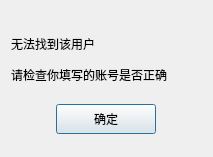
<?xml version="1.0" encoding="UTF-8"?>
<ui version="4.0">
 <class>FindFailedDialog</class>
 <widget class="QDialog" name="FindFailedDialog">
  <property name="geometry">
   <rect>
    <x>0</x>
    <y>0</y>
    <width>213</width>
    <height>157</height>
   </rect>
  </property>
  <property name="windowTitle">
   <string>Dialog</string>
  </property>
  <layout class="QVBoxLayout" name="verticalLayout">
   <item>
    <spacer name="verticalSpacer">
     <property name="orientation">
      <enum>Qt::Vertical</enum>
     </property>
     <property name="sizeType">
      <enum>QSizePolicy::Fixed</enum>
     </property>
     <property name="sizeHint" stdset="0">
      <size>
       <width>20</width>
       <height>20</height>
      </size>
     </property>
    </spacer>
   </item>
   <item>
    <widget class="QLabel" name="fail_tip">
     <property name="minimumSize">
      <size>
       <width>0</width>
       <height>25</height>
      </size>
     </property>
     <property name="maximumSize">
      <size>
       <width>16777215</width>
       <height>25</height>
      </size>
     </property>
     <property name="text">
      <string>无法找到该用户</string>
     </property>
    </widget>
   </item>
   <item>
    <widget class="QLabel" name="fail_tip2">
     <property name="minimumSize">
      <size>
       <width>0</width>
       <height>25</height>
      </size>
     </property>
     <property name="maximumSize">
      <size>
       <width>16777215</width>
       <height>25</height>
      </size>
     </property>
     <property name="text">
      <string>请检查你填写的账号是否正确</string>
     </property>
    </widget>
   </item>
   <item>
    <widget class="QWidget" name="widget" native="true">
     <layout class="QHBoxLayout" name="horizontalLayout">
      <item>
       <widget class="ClickedBtn" name="fail_sure_btn">
        <property name="minimumSize">
         <size>
          <width>100</width>
          <height>30</height>
         </size>
        </property>
        <property name="maximumSize">
         <size>
          <width>100</width>
          <height>30</height>
         </size>
        </property>
        <property name="text">
         <string>确定</string>
        </property>
       </widget>
      </item>
     </layout>
    </widget>
   </item>
  </layout>
 </widget>
 <customwidgets>
  <customwidget>
   <class>ClickedBtn</class>
   <extends>QPushButton</extends>
   <header location="global">clicked_btn.h</header>
  </customwidget>
 </customwidgets>
 <resources/>
 <connections/>
</ui>
